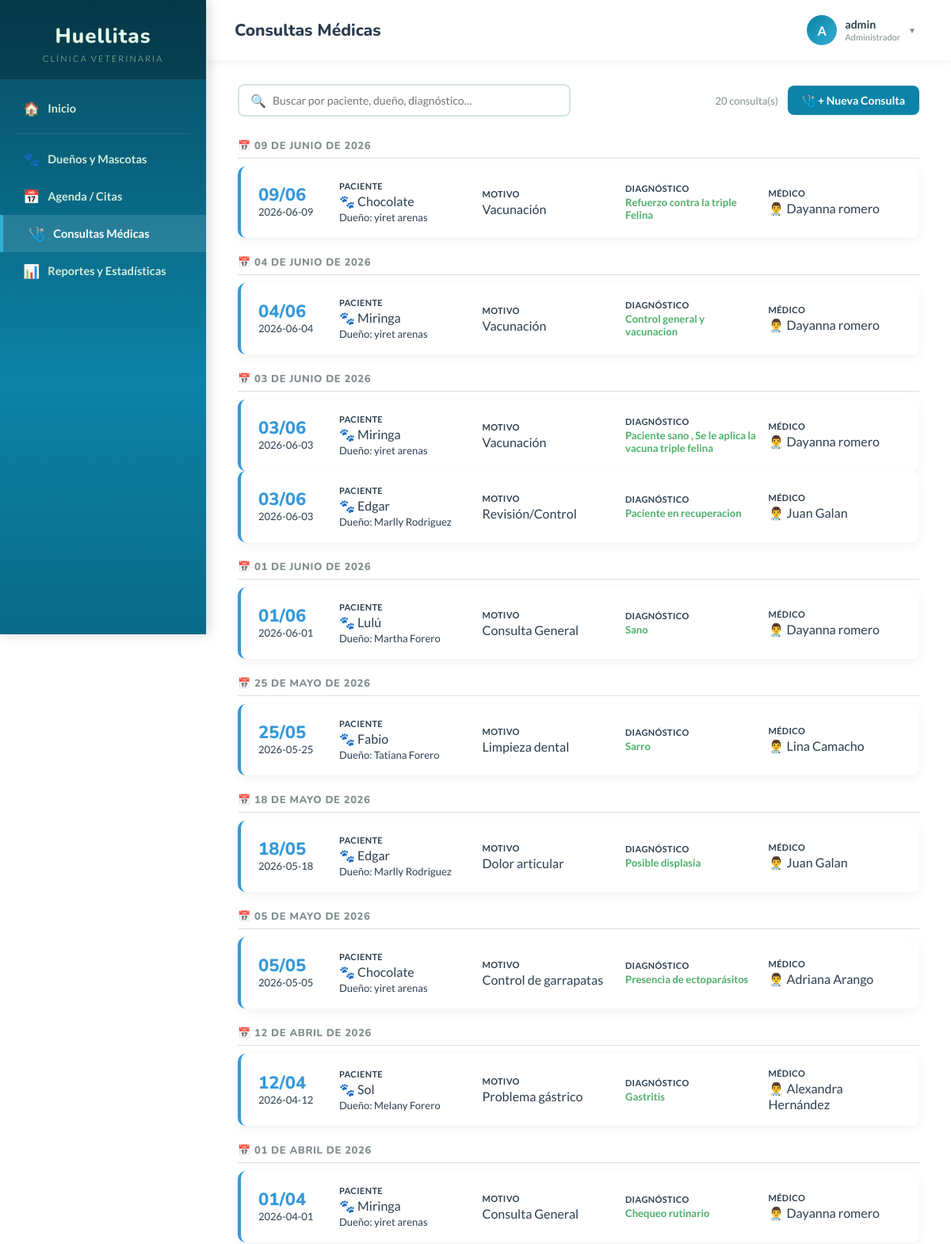
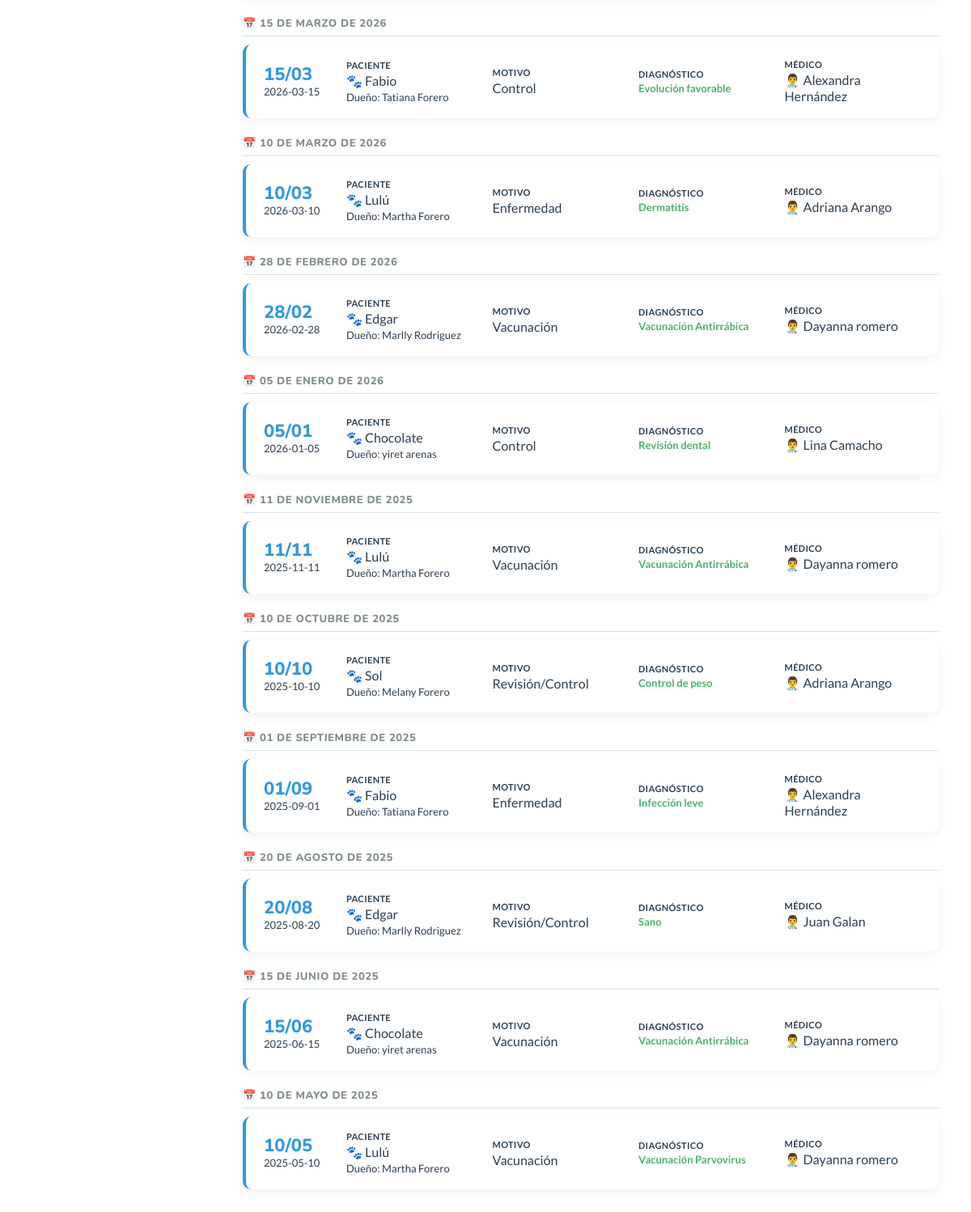
The app's page /app/consultas.php (signed in) with its own data (2 pictures, top to bottom).
### tables this page shows
CREATE TABLE `consulta` (
  `id_consulta` int NOT NULL AUTO_INCREMENT,
  `fecha` date NOT NULL,
  `motivo` varchar(255) NOT NULL,
  `diagnostico` text NOT NULL,
  `observaciones` text,
  `id_mascota` int NOT NULL,
  `id_veterinario` int NOT NULL,
  PRIMARY KEY (`id_consulta`),
  KEY `id_mascota` (`id_mascota`),
  KEY `id_veterinario` (`id_veterinario`),
  CONSTRAINT `consulta_ibfk_1` FOREIGN KEY (`id_mascota`) REFERENCES `mascota` (`id_mascota`) ON DELETE CASCADE ON UPDATE CASCADE,
  CONSTRAINT `consulta_ibfk_2` FOREIGN KEY (`id_veterinario`) REFERENCES `veterinario` (`id_veterinario`) ON DELETE RESTRICT ON UPDATE CASCADE
);

CREATE TABLE `mascota` (
  `id_mascota` int NOT NULL AUTO_INCREMENT,
  `nombre` varchar(50) NOT NULL,
  `fecha_nacimiento` date DEFAULT NULL,
  `sexo` enum('Macho','Hembra') NOT NULL,
  `id_dueño` int NOT NULL,
  `id_raza` int NOT NULL,
  PRIMARY KEY (`id_mascota`),
  KEY `id_dueño` (`id_dueño`),
  KEY `id_raza` (`id_raza`),
  CONSTRAINT `mascota_ibfk_1` FOREIGN KEY (`id_dueño`) REFERENCES `dueño` (`id_dueño`) ON DELETE CASCADE ON UPDATE CASCADE,
  CONSTRAINT `mascota_ibfk_2` FOREIGN KEY (`id_raza`) REFERENCES `raza` (`id_raza`) ON DELETE RESTRICT ON UPDATE CASCADE
);

CREATE TABLE `veterinario` (
  `id_veterinario` int NOT NULL AUTO_INCREMENT,
  `nombre` varchar(100) NOT NULL,
  `telefono` varchar(20) NOT NULL,
  `especialidad` varchar(50) DEFAULT NULL,
  PRIMARY KEY (`id_veterinario`)
);

### app/consultas.php (the view, shortened to what this page needs)
<?php
require_once 'config/conexion.php';
$lista_consultas = [];
try {
    $sql = "SELECT c.id_consulta, c.fecha, c.motivo, c.diagnostico, c.observaciones,
                   m.nombre AS nombre_mascota, d.nombre AS nombre_dueño, v.nombre AS nombre_veterinario
            FROM consulta c
            INNER JOIN mascota m ON c.id_mascota = m.id_mascota
            INNER JOIN dueño d ON m.id_dueño = d.id_dueño
            INNER JOIN veterinario v ON c.id_veterinario = v.id_veterinario
            ORDER BY c.fecha DESC";
    $stmt = $conexion->prepare($sql);
    $stmt->execute();
    $lista_consultas = $stmt->fetchAll(PDO::FETCH_ASSOC);
} catch(PDOException $e) {
    $error_db = "Error al cargar las consultas: " . $e->getMessage();
}
?>
<!DOCTYPE html>
<html lang="es">
<head>
    <link rel="stylesheet" href="huellitas-shared.css?v=4">
    <link rel="stylesheet" href="huellitas-layout.css?v=4">
</head>
<body>
<?php include 'sidebar.php'; ?>
<div class="main-content">
    <?php include 'topbar.php'; ?>
    <div class="page-body">
        <div class="toolbar">
            <div class="search-box">
                <span>&#128269;</span>
                <input type="text" id="buscador" placeholder="Buscar por paciente, dueño, diagnóstico…" oninput="filtrar()">
            </div>
            <span class="resultado-count" id="contador"><?= count($lista_consultas) ?> consulta(s)</span>
            <a href="nueva_consulta.php" class="btn-primary">&#129658; + Nueva Consulta</a>
        </div>
        <?php if (count($lista_consultas) > 0): ?>
        <div class="consultas-lista" id="lista">
            <?php
            $fecha_actual = "";
            $meses = ['01'=>'Enero','02'=>'Febrero','03'=>'Marzo','04'=>'Abril','05'=>'Mayo','06'=>'Junio',
                      '07'=>'Julio','08'=>'Agosto','09'=>'Septiembre','10'=>'Octubre','11'=>'Noviembre','12'=>'Diciembre'];
            foreach ($lista_consultas as $index => $c):
                $fecha_partes = explode('-', $c['fecha']);
                $label_fecha  = $fecha_partes[2] . ' de ' . ($meses[$fecha_partes[1]] ?? $fecha_partes[1]) . ' de ' . $fecha_partes[0];
                if ($fecha_actual !== $c['fecha']):
                    if ($fecha_actual !== "") echo '</div>';
                    $fecha_actual = $c['fecha'];
            ?>
                <div class="fecha-grupo">
                    <h5>&#128197; <?= $label_fecha ?></h5>
            <?php endif; ?>
            <div class="consulta-card" onclick="abrirModalConsulta(<?= $index ?>)"
                 data-buscar="<?= strtolower(htmlspecialchars($c['nombre_mascota'].' '.$c['nombre_dueño'].' '.$c['motivo'].' '.$c['diagnostico'].' '.$c['nombre_veterinario'])) ?>">
                <div>
                    <div class="card-hora"><?= date('d/m', strtotime($c['fecha'])) ?></div>
                    <div class="card-motivo"><?= $c['fecha'] ?></div>
                </div>
                <div>
                    <div class="card-label">Paciente</div>
                    <div class="card-val">&#128062; <?= htmlspecialchars($c['nombre_mascota']) ?></div>
                    <div class="card-motivo">Dueño: <?= htmlspecialchars($c['nombre_dueño']) ?></div>
                </div>
                <div>
                    <div class="card-label">Motivo</div>
                    <div class="card-val"><?= htmlspecialchars(substr($c['motivo'],0,60)) ?><?= strlen($c['motivo'])>60?'…':'' ?></div>
                </div>
                <div>
                    <div class="card-label">Diagnóstico</div>
                    <div class="card-diag"><?= htmlspecialchars(substr($c['diagnostico'],0,60)) ?><?= strlen($c['diagnostico'])>60?'…':'' ?></div>
                </div>
                <div>
                    <div class="card-label">Médico</div>
                    <div class="card-val">👨‍⚕️ <?= htmlspecialchars($c['nombre_veterinario']) ?></div>
                </div>
            </div>
            <?php endforeach; ?>
            </div>
        </div>
        <?php endif; ?>
    </div>
</div>
</body>
</html>

### app/huellitas-shared.css (style rules this page uses)
:root { --bg-main: radial-gradient(rgba(12, 131, 167, 0.08) 2px, transparent 2px), linear-gradient(135deg, #f0f4f8 0%, #d9e4eb 100%); background-size: 30px 30px, 100% 100%; --bg-sidebar: linear-gradient(180deg, #064a5f 0%, #0c83a7 60%, #096a87 100%); --bg-card: #ffffff; --bg-topbar: #ffffff; --color-text: #2c3e50; --color-muted: #7f8c8d; --color-border: #d5e1e5; --color-hover: #f0f8fa; --color-accent: #0c83a7; --shadow-card: 0 4px 14px rgba(0,0,0,0.06); --shadow-topbar: 0 2px 8px rgba(0,0,0,0.06); --table-header: #0c83a7; --table-stripe: #f4f9fb; --input-bg: #ffffff; }
body { background-color: var(--bg-main) !important; transition: background-color 0.3s ease; }
.main-content { color: var(--color-text); }
.form-card, .table-container, .section-card, .calendar-card, .table-panel, .med-card, .trat-card, .consulta-card, .perfil-hero ~ .sections-grid .section-card { background: var(--bg-card) !important; color: var(--color-text) !important; box-shadow: var(--shadow-card) !important; transition: background 0.3s, color 0.3s; }
.form-group input, .form-group select, .form-group textarea, .search-box input, .filter-cat { background: var(--input-bg) !important; color: var(--color-text) !important; border-color: var(--color-border) !important; }
.search-box { background: var(--bg-card) !important; border-color: var(--color-border) !important; }
.card-val, .card-label { color: var(--color-text) !important; }
.card-motivo, .trat-meta, .med-pa, .pres-row, .mascota-tag, .info-item span, .trat-desc { color: var(--color-text) !important; }

### app/huellitas-layout.css (style rules this page uses)
*, *::before, *::after { box-sizing: border-box; margin: 0; padding: 0; }
body { font-family: 'Lato', sans-serif; background-color: var(--bg-main, #f0f4f1); display: flex; min-height: 100vh; transition: background-color 0.3s; }
.main-content { margin-left: 260px; width: calc(100% - 260px); display: flex; flex-direction: column; min-height: 100vh; }
.page-body { padding: 28px 36px; }
.btn-primary { background: #0c83a7; color: #fff; }
.search-box { display: flex; align-items: center; background: var(--bg-card, #fff); border: 2px solid var(--color-border, #d5e1e5); border-radius: 8px; padding: 0 14px; gap: 8px; flex: 1; min-width: 220px; max-width: 400px; transition: border-color .2s; }
.search-box input { border: none; outline: none; padding: 10px 0; font-size: 14px; width: 100%; font-family: 'Lato', sans-serif; background: transparent; color: var(--color-text, #2c3e50); }
.search-box span { color: var(--color-muted, #aaa); }
.toolbar { display: flex; align-items: center; gap: 12px; margin-bottom: 20px; flex-wrap: wrap; }

### app/consultas.php (style rules this page uses)
.page-body { padding:30px 40px; }
.toolbar { display:flex; align-items:center; gap:12px; margin-bottom:20px; flex-wrap:wrap; }
.search-box { display:flex; align-items:center; border-radius:8px; padding:0 14px; gap:8px; flex:1; min-width:240px; max-width:420px; border: 2px solid var(--color-border); }
.search-box input { border:none; outline:none; padding:10px 0; font-size:14px; width:100%; background:transparent; color: var(--color-text); }
.btn-primary { background:var(--color-accent); color:#fff; padding:10px 18px; border-radius:8px; text-decoration:none; font-weight:700; font-size:14px; }
.consultas-lista { display:flex; flex-direction:column; gap:14px; }
.fecha-grupo h5 { font-family:'Nunito',sans-serif; font-size:13px; font-weight:800; color:var(--color-muted); text-transform:uppercase; letter-spacing:.6px; padding: 8px 0 6px; border-bottom: 1px solid var(--color-border); margin-bottom: 10px; }
.consulta-card { border-radius:10px; padding:18px 22px; display:grid; grid-template-columns: 90px 1fr 1fr 1fr 1fr; gap:12px; align-items:center; border-left: 4px solid #3498db; transition: transform .15s; }
.card-hora { font-family:'Nunito',sans-serif; font-size:22px; font-weight:800; color:#3498db; line-height:1; }
.card-label { font-size:11px; font-weight:700; text-transform:uppercase; letter-spacing:.4px; margin-bottom:3px; }
.card-motivo { font-size:13px; margin-top:2px; }
.card-diag { font-size:13px; font-weight:600; color: #4caf6a; }
.resultado-count { font-size:13px; color:var(--color-muted); margin-left:auto; }
.consulta-card { cursor: pointer; }

### records on screen
consulta: fecha "09 DE JUNIO DE 2026", fecha "09/06", fecha "2026-06-09", id_mascota.nombre "Chocolate", dueño.nombre "yiret arenas", motivo "Vacunación", diagnostico "Refuerzo contra la triple Felina", id_veterinario.nombre "Dayanna romero"
consulta: fecha "04 DE JUNIO DE 2026", fecha "04/06", fecha "2026-06-04", id_mascota.nombre "Miringa", dueño.nombre "yiret arenas", motivo "Vacunación", diagnostico "Control general y vacunacion", id_veterinario.nombre "Dayanna romero"
consulta: fecha "03 DE JUNIO DE 2026", fecha "03/06", fecha "2026-06-03", id_mascota.nombre "Miringa", dueño.nombre "yiret arenas", motivo "Vacunación", diagnostico "Paciente sano , Se le aplica la vacuna triple felina", id_veterinario.nombre "Dayanna romero"
consulta: fecha "03/06", fecha "2026-06-03", id_mascota.nombre "Edgar", dueño.nombre "Marlly Rodriguez", motivo "Revisión/Control", diagnostico "Paciente en recuperacion", id_veterinario.nombre "Juan Galan"
consulta: fecha "01 DE JUNIO DE 2026", fecha "01/06", fecha "2026-06-01", id_mascota.nombre "Lulú", dueño.nombre "Martha Forero", motivo "Consulta General", diagnostico "Sano", id_veterinario.nombre "Dayanna romero"
consulta: fecha "25 DE MAYO DE 2026", fecha "25/05", fecha "2026-05-25", id_mascota.nombre "Fabio", dueño.nombre "Tatiana Forero", motivo "Limpieza dental", diagnostico "Sarro", id_veterinario.nombre "Lina Camacho"
consulta: fecha "18 DE MAYO DE 2026", fecha "18/05", fecha "2026-05-18", id_mascota.nombre "Edgar", dueño.nombre "Marlly Rodriguez", motivo "Dolor articular", diagnostico "Posible displasia", id_veterinario.nombre "Juan Galan"
consulta: fecha "05 DE MAYO DE 2026", fecha "05/05", fecha "2026-05-05", id_mascota.nombre "Chocolate", dueño.nombre "yiret arenas", motivo "Control de garrapatas", diagnostico "Presencia de ectoparásitos", id_veterinario.nombre "Adriana Arango"
consulta: fecha "12 DE ABRIL DE 2026", fecha "12/04", fecha "2026-04-12", id_mascota.nombre "Sol", dueño.nombre "Melany Forero", motivo "Problema gástrico", diagnostico "Gastritis", id_veterinario.nombre "Alexandra Hernández"
consulta: fecha "01 DE ABRIL DE 2026", fecha "01/04", fecha "2026-04-01", id_mascota.nombre "Miringa", dueño.nombre "yiret arenas", motivo "Consulta General", diagnostico "Chequeo rutinario", id_veterinario.nombre "Dayanna romero"
consulta: fecha "15 DE MARZO DE 2026", fecha "15/03", fecha "2026-03-15", id_mascota.nombre "Fabio", dueño.nombre "Tatiana Forero", motivo "Control", diagnostico "Evolución favorable", id_veterinario.nombre "Alexandra Hernández"
consulta: fecha "10 DE MARZO DE 2026", fecha "10/03", fecha "2026-03-10", id_mascota.nombre "Lulú", dueño.nombre "Martha Forero", motivo "Enfermedad", diagnostico "Dermatitis", id_veterinario.nombre "Adriana Arango"
consulta: fecha "28 DE FEBRERO DE 2026", fecha "28/02", fecha "2026-02-28", id_mascota.nombre "Edgar", dueño.nombre "Marlly Rodriguez", motivo "Vacunación", diagnostico "Vacunación Antirrábica", id_veterinario.nombre "Dayanna romero"
consulta: fecha "05 DE ENERO DE 2026", fecha "05/01", fecha "2026-01-05", id_mascota.nombre "Chocolate", dueño.nombre "yiret arenas", motivo "Control", diagnostico "Revisión dental", id_veterinario.nombre "Lina Camacho"
consulta: fecha "11 DE NOVIEMBRE DE 2025", fecha "11/11", fecha "2025-11-11", id_mascota.nombre "Lulú", dueño.nombre "Martha Forero", motivo "Vacunación", diagnostico "Vacunación Antirrábica", id_veterinario.nombre "Dayanna romero"
consulta: fecha "10 DE OCTUBRE DE 2025", fecha "10/10", fecha "2025-10-10", id_mascota.nombre "Sol", dueño.nombre "Melany Forero", motivo "Revisión/Control", diagnostico "Control de peso", id_veterinario.nombre "Adriana Arango"
consulta: fecha "01 DE SEPTIEMBRE DE 2025", fecha "01/09", fecha "2025-09-01", id_mascota.nombre "Fabio", dueño.nombre "Tatiana Forero", motivo "Enfermedad", diagnostico "Infección leve", id_veterinario.nombre "Alexandra Hernández"
consulta: fecha "20 DE AGOSTO DE 2025", fecha "20/08", fecha "2025-08-20", id_mascota.nombre "Edgar", dueño.nombre "Marlly Rodriguez", motivo "Revisión/Control", diagnostico "Sano", id_veterinario.nombre "Juan Galan"
consulta: fecha "15 DE JUNIO DE 2025", fecha "15/06", fecha "2025-06-15", id_mascota.nombre "Chocolate", dueño.nombre "yiret arenas", motivo "Vacunación", diagnostico "Vacunación Antirrábica", id_veterinario.nombre "Dayanna romero"
consulta: fecha "10 DE MAYO DE 2025", fecha "10/05", fecha "2025-05-10", id_mascota.nombre "Lulú", dueño.nombre "Martha Forero", motivo "Vacunación", diagnostico "Vacunación Parvovirus", id_veterinario.nombre "Dayanna romero"

### other values on screen
$titulo_pagina "Consultas Médicas"
$inicial "A"
$nombre_usuario "admin"
$rol_usuario "Administrador"
count($lista_consultas) "20"
